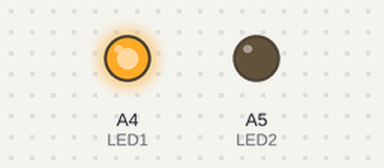
The sketch below on a simulated Arduino Nano, built with avr-gcc and run on an emulated ATmega328P. Shown: output pins drawn as LEDs (lit = HIGH). Pins used as bus, display or sensor lines are not drawn; what the sketch prints to the serial monitor is not drawn.

Above: at 0.1 s.
Timing chart, 0 to 1.6 s (numbered marks = the images above):
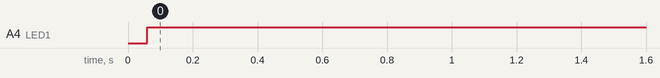

Measured:
- by itself, A4 (LED1): LOW → HIGH at 0.06 s

The sketch:

Transmitter_test.ino
```cpp
/*
Modulo NiceRF LoRa1276 Arduino NANO Clon V3

NANO        LoRa1276
D11 MOSI    6  MOSI
D12 MISO    5  MISO
D13 SCK     4  SCK
D10         7  NSS

por automatizanos.com

*/

// usando la libreria SPI:
#include <SPI.h>

// Definicion de pines digitales
#define MOSI   11
#define MISO   12
#define SCK    13
#define SS     10

#define NRESET A0
#define TXEN   9
#define RXEN   8
#define LED1   A4
#define LED2   A5

// definicion de registros

#define LR_RegFifo                       0x00
#define LR_RegOpMode                     0x01
#define LR_RegBitrateMsb                 0x02
#define LR_RegBitrateLsb                 0x03
#define LR_RegFdevMsb                    0x04
#define LR_RegFdMsb                      0x05
#define LR_RegFrMsb                      0x06
#define LR_RegFrMid                      0x07
#define LR_RegFrLsb                      0x08
#define LR_RegPaConfig                   0x09
#define LR_RegPaRamp                     0x0A
#define LR_RegOcp                        0x0B
#define LR_RegLna                        0x0C
#define LR_RegFifoAddrPtr                0x0D
#define LR_RegFifoTxBaseAddr             0x0E
#define LR_RegFifoRxBaseAddr             0x0F
#define LR_RegFifoRxCurrentaddr          0x10
#define LR_RegIrqFlagsMask               0x11
#define LR_RegIrqFlags                   0x12
#define LR_RegRxNbBytes                  0x13
#define LR_RegRxHeaderCntValueMsb        0x14
#define LR_RegRxHeaderCntValueLsb        0x15
#define LR_RegRxPacketCntValueMsb        0x16
#define LR_RegRxPacketCntValueLsb        0x17
#define LR_RegModemStat                  0x18
#define LR_RegPktSnrValue                0x19
#define LR_RegPktRssiValue               0x1A
#define LR_RegRssiValue                  0x1B
#define LR_RegHopChannel                 0x1C
#define LR_RegModemConfig1               0x1D
#define LR_RegModemConfig2               0x1E
#define LR_RegSymbTimeoutLsb             0x1F
#define LR_RegPreambleMsb                0x20
#define LR_RegPreambleLsb                0x21
#define LR_RegPayloadLength              0x22
#define LR_RegMaxPayloadLength           0x23
#define LR_RegHopPeriod                  0x24
#define LR_RegFifoRxByteAddr             0x25
#define LR_RegModemConfig3               0x26
#define REG_LR_DIOMAPPING1               0x40
#define REG_LR_DIOMAPPING2               0x41
#define REG_LR_VERSION                   0x42
#define REG_LR_PLLHOP                    0x44
#define REG_LR_TCXO                      0x4B
#define REG_LR_PADAC                     0x4D
#define REG_LR_FORMERTEMP                0x5B
#define REG_LR_AGCREF                    0x61
#define REG_LR_AGCTHRESH1                0x62
#define REG_LR_AGCTHRESH2                0x63
#define REG_LR_AGCTHRESH3                0x64

// longitud del area de datos
#define longitud_areadatos  30

// paquete transmision
unsigned char txbuf[longitud_areadatos]="0018.94984,02638.22174,1431179";
// paquete recepcion
unsigned char rxbuf[30];


// Inicializaciones
void setup() {
  byte temporal = 0;


  // Iniciando el puerto serial para depuracion en caso de necesitarse
  Serial.begin(9600);


  // Inicializando los pines del SPI como corresponde

  pinMode(MOSI, OUTPUT);
  pinMode(MISO, INPUT);
  pinMode(SCK,OUTPUT);
  pinMode(SS,OUTPUT);
  digitalWrite(SS,HIGH); //deshabilitando el modulo LoRa

  // Inicializando otros pines del modulo
  pinMode(NRESET, OUTPUT);
  pinMode(TXEN, OUTPUT);
  pinMode(RXEN, OUTPUT);
  pinMode(LED1, OUTPUT);
  pinMode(LED2, OUTPUT);

  digitalWrite(NRESET,HIGH); // Sacar de reset el modulo
  digitalWrite(TXEN,LOW); // Desconectando circuito de antena transmision
  digitalWrite(RXEN,LOW); // Desconectando circuito de antena recepcion
  digitalWrite(LED1,LOW);
  digitalWrite(LED2,LOW);

  /* Inicializando los registros internos de manejo del SPI
  descripcion de cada uno de los bits del registro SPCR
  | 7    | 6    | 5    | 4    | 3    | 2    | 1    | 0    |
  | SPIE | SPE  | DORD | MSTR | CPOL | CPHA | SPR1 | SPR0 |

  SPIE - Habilita la interrupcion del SPI cuando vale 1
  SPE  - Habilita el SPI cuando vale 1
  DORD - Envia el bit MENOS significativo (LSB) de pimero cuando vale 1, envia el MAS significativo (MSB) cuando vale 0
  MSTR - Configura el arduino en modo SPI maestro cuando vale 1, en modo esclavo cuando vale 0
  CPOL - Configura la señaldel reloj para inactiva en nivel alto cuando vale 1, inactiva en nivel bajo si vale 0
  CPHA - Lee los datos en el flanco descendiente del reloj cuando vale 1, en el flanco de subidca cuando vale 0
  SPR1 y SPR0 - Configuran la velocidad del SPI, 00 la mas rapida (4MHz) 11 la mas lenta (250KHz)

  // SPCR = 01010011
  //interrupcion deshabilitada,spi habilitado,bit mas significatibo (msb) de primero,SPI maestro,reloj inactivo en bajo,
  toma de datos en el flanco de subida del reloj,velocidad del reloj la mas lenta*/

  SPCR = (1<<SPE)|(1<<MSTR)|(1<<SPR1)|(1<<SPR0);
  temporal=SPSR;  //Leyendo y descartando posible basura de ejecuciones anteriores
  temporal=SPDR;  //Leyendo y descartando posible basura de ejecuciones anteriores
  delay(10);


}

void loop() {

  digitalWrite(LED1,LOW);
  digitalWrite(LED2,LOW);

  reset_sx1276();
  Configuracion_SX1276();  // inicializando el modulo RF


  while(1){
    modo_transmision();     // transmitir paquete
    delay(300);

  }

}


byte SPIleeRegistro(byte direccion) {

  byte resultado;

  digitalWrite(SS, LOW);          // Seleccionar el modulo LoRa

  SPDR = direccion;               // Envia la direccion & Inicia Transmision. En modo LECTURA el bit 7 de la direccion siempre es 0! para sx1276
  while (!(SPSR & (1<<SPIF)))     // Espera por el fin de la transmision
  {
  };
  resultado = SPDR;               // Desechar la primera lectura

  SPDR = 0x0;                     // Enviando cualquier dato por el bus para traer el resultado
  while (!(SPSR & (1<<SPIF)))     // Espera por el fin de la transmision
  {
  };
  resultado = SPDR;               // Obteniendo el valor del registro

  digitalWrite(SS, HIGH);         // Deseleccionar el modulo LoRa

  return (resultado);

}

byte SPIescribeRegistro(byte direccion,byte valor) {

  byte resultado;

  digitalWrite(SS, LOW);          // Seleccionar el modulo LoRa

  SPDR = direccion | 0x80;        // Envia la direccion & Inicia Transmision. En modo LECTURA el bit 7 de la direccion siempre es 1! para sx1276
  while (!(SPSR & (1<<SPIF)))     // Espera por el fin de la transmision
  {
  };
  resultado = SPDR;               // Desechar la primera lectura

  SPDR = valor;                     // Enviando cualquier dato por el bus para traer el resultado
  while (!(SPSR & (1<<SPIF)))     // Espera por el fin de la transmision
  {
  };
  resultado = SPDR;               // Desechar la segunda lectura

  digitalWrite(SS, HIGH);         // Deseleccionar el modulo LoRa

}

void SPIescribeRafaga(unsigned char direccion, unsigned char *ptr, unsigned char longitud)
{
  unsigned char i;
  unsigned char resultado;

        digitalWrite(SS, LOW);          // Seleccionar el modulo LoRa

        SPDR = direccion | 0x80;        // Envia la direccion & Inicia Transmision. En modo LECTURA el bit 7 de la direccion siempre es 1! para sx1276
        while (!(SPSR & (1<<SPIF)))     // Espera por el fin de la transmision
        {
        };
        resultado = SPDR;               // Desechar la primera lectura

        for (i=0; i <= longitud; i++){

           SPDR = *ptr;                     // Enviando cualquier dato por el bus para traer el resultado
           while (!(SPSR & (1<<SPIF)))     // Espera por el fin de la transmision
           {
           };
           resultado = SPDR;               // Desechar la segunda lectura

           //DEBUG DEBUG DEBUG
           Serial.print(*ptr, HEX);
           //DEBUG DEBUG DEBUG

           ptr++;
        }

        //DEBUG DEBUG DEBUG
        Serial.print("\n");
        // DEBUG DEBUG DEBUG

        digitalWrite(SS, HIGH);         // Deseleccionar el modulo LoRa

}
void SPIleeRafaga(unsigned char direccion, unsigned char *ptr, unsigned char longitud)
{
  unsigned char i;
  unsigned char resultado;

        digitalWrite(SS, LOW);          // Seleccionar el modulo LoRa

        SPDR = direccion;                // Envia la direccion & Inicia Transmision. En modo LECTURA el bit 7 de la direccion siempre es 1! para sx1276
        while (!(SPSR & (1<<SPIF)))     // Espera por el fin de la transmision
        {
        };
        resultado = SPDR;               // Desechar la primera lectura

        for (i=0; i <= longitud; i++){

           SPDR = 0;                     // Enviando cualquier dato por el bus para traer el resultado
           while (!(SPSR & (1<<SPIF)))   // Espera por el fin de la transmision
           {
           };
           *ptr = SPDR;               // Escribir en el apuntador


           ptr++;
        }

        //DEBUG DEBUG DEBUG
        Serial.print("\n");
        // DEBUG DEBUG DEBUG

        digitalWrite(SS, HIGH);         // Deseleccionar el modulo LoRa

}

void reset_sx1276(void)
{
    digitalWrite(TXEN, LOW);
    digitalWrite(RXEN, LOW);

    digitalWrite(NRESET, LOW);
    delay(10);
    digitalWrite(NRESET, HIGH);
    delay(20);
}

void Configuracion_SX1276(void)
{
  // Para configurar el modulo se debe poner en modo sleep

  SPIescribeRegistro(LR_RegOpMode,0x00);    // modo sleep, alta frecuencia
  delay(10);

  SPIescribeRegistro(REG_LR_TCXO,0x09);   // Cristal externo
        SPIescribeRegistro(LR_RegOpMode,0x80);    // modo LoRa, alta frecuencia

        SPIescribeRegistro(LR_RegFrMsb,0xE4);
  SPIescribeRegistro(LR_RegFrMid,0xC0);
  SPIescribeRegistro(LR_RegFrLsb,0x00);   // frequency：915hz


  SPIescribeRegistro(LR_RegPaConfig,0xFF);  // maxima potencia de salida PA_BOOST habilitado


  SPIescribeRegistro(LR_RegOcp,0x0B);   // cerrar protecion de sobre corriente  ocp
  SPIescribeRegistro(LR_RegLna,0x23);   // habilitar LNA

        SPIescribeRegistro(LR_RegModemConfig1,0x72);  // ancho de banda de señal：125kHz,codificacion de error = 4/5, modo cabecera explicita

  SPIescribeRegistro(LR_RegModemConfig2,0xC7);  // factor de ensanchamiento：12

  SPIescribeRegistro(LR_RegModemConfig3,0x08);  // LNA? optimizado para velocidad de transmision lenta

  SPIescribeRegistro(LR_RegSymbTimeoutLsb,0xFF);     // maximo tiempo de espera recepcion

  SPIescribeRegistro(LR_RegPreambleMsb,0x00);
  SPIescribeRegistro(LR_RegPreambleLsb,16);          // preambulo 16 bytes

  SPIescribeRegistro(REG_LR_PADAC,0x87);             // potencia de transmision 20dBm
  SPIescribeRegistro(LR_RegHopPeriod,0x00);          // sin saltos de frecuencia

  SPIescribeRegistro(REG_LR_DIOMAPPING2,0x01);       // DIO5=ModeReady,DIO4=CadDetected
  SPIescribeRegistro(LR_RegOpMode,0x01);             // modo standby, alta frecuencia
}

void modo_transmision(void)
{
  unsigned char direccion,temporal;

  digitalWrite(TXEN,HIGH);                                // abrir conmutador de antena transmision
        digitalWrite(RXEN,LOW);


  SPIescribeRegistro(REG_LR_DIOMAPPING1,0x41);    // DIO0=TxDone,DIO1=RxTimeout,DIO3=ValidHeader

  SPIescribeRegistro(LR_RegIrqFlags,0xff);    // limpiando interrupcion
  SPIescribeRegistro(LR_RegIrqFlagsMask,0xf7);    // habilitando txdone
  SPIescribeRegistro(LR_RegPayloadLength,longitud_areadatos); // longitud de paquete de datos

  direccion = SPIleeRegistro(LR_RegFifoTxBaseAddr); // read TxBaseAddr
  SPIescribeRegistro(LR_RegFifoAddrPtr,direccion);  // TxBaseAddr->FifoAddrPtr

  SPIescribeRafaga(0x00,txbuf,longitud_areadatos);  // escribir los datos en la fifo
  SPIescribeRegistro(LR_RegOpMode,0x03);      // modo transmision, alta frequency


        digitalWrite(LED1, !digitalRead(LED1));


  temporal=SPIleeRegistro(LR_RegIrqFlags);    // leer la interrupcion
  while(!(temporal&0x08))         // esperar por bandera txdone
  {
    temporal=SPIleeRegistro(LR_RegIrqFlags);

  }

  digitalWrite(TXEN,LOW);                                 // cerrar conmutador de antena transmision
        digitalWrite(RXEN,LOW);

  SPIescribeRegistro(LR_RegIrqFlags,0xff);    // limpiar interrupcion
  SPIescribeRegistro(LR_RegOpMode,0x01);      // modo standby, alta frecuencia

}

void inicializa_recepcion(void)
{
  unsigned char direccion;

        digitalWrite(TXEN,LOW);                                 // abrir el conmutador de recepcion de antena
        digitalWrite(RXEN,HIGH);

  SPIescribeRegistro(REG_LR_DIOMAPPING1,0x01);    //DIO0=00, DIO1=00, DIO2=00, DIO3=01  DIO0=00--RXDONE

  SPIescribeRegistro(LR_RegIrqFlagsMask,0x3f);    // habilitar rxdone y rxtimeout
  SPIescribeRegistro(LR_RegIrqFlags,0xff);    // limpiar la interrupcion

  direccion = SPIleeRegistro(LR_RegFifoRxBaseAddr); // read RxBaseAddr
  SPIescribeRegistro(LR_RegFifoAddrPtr,direccion);  // RxBaseAddr->FifoAddrPtr
  SPIescribeRegistro(LR_RegOpMode,0x05);      // modo recepcion continuo alta frecuencia
}
```
